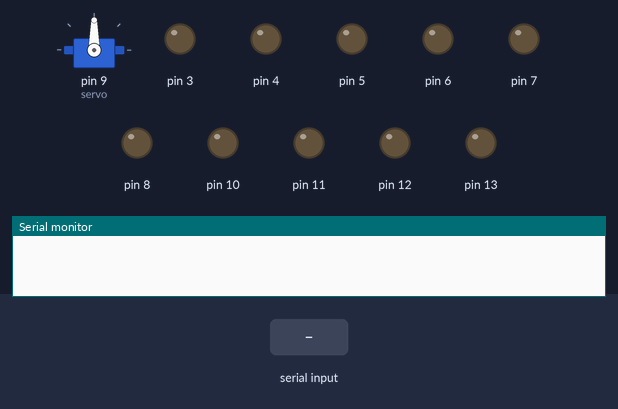
Simulated run of this sketch. Board: Arduino Uno, built with avr-gcc and run on an emulated ATmega328P. On the bench: servo, output pins drawn as LEDs (lit = HIGH), the last lines printed to the serial monitor. The test bench sets the inputs (shaded band).

Above: at 1.2 s.
1.3 s: "s,45\n" received over Serial
At 2.5 s:
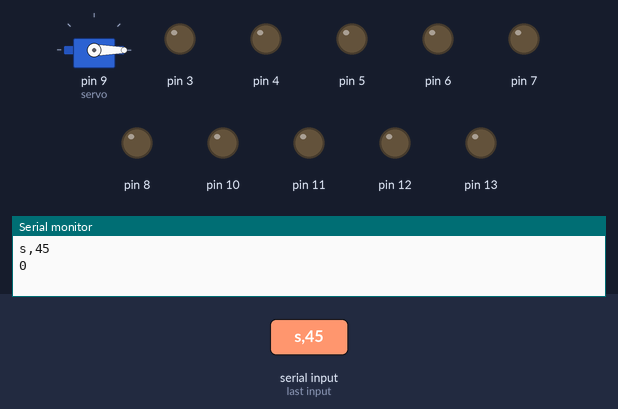
2.8 s: "s90\n" received over Serial
At 3.4 s:
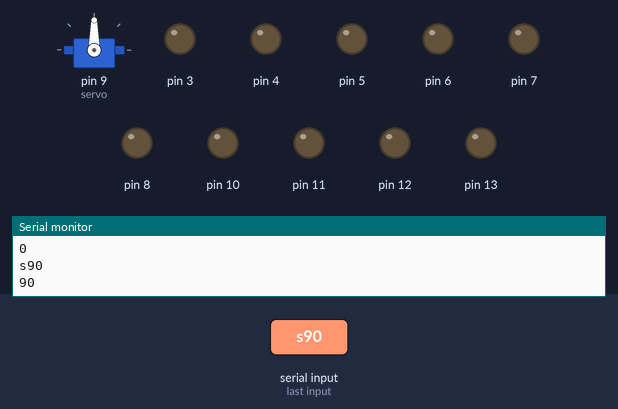
4.3 s: "s" received over Serial
At 4.7 s:
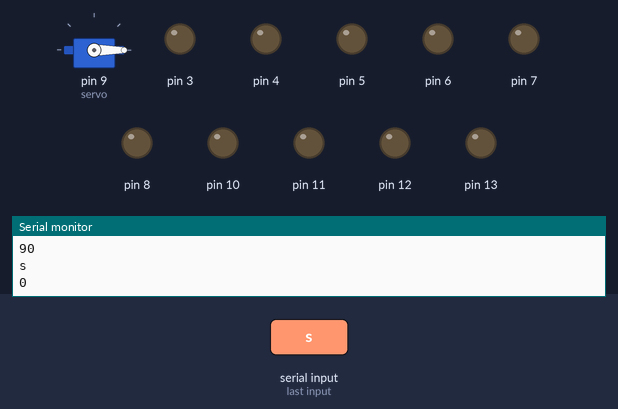
Timing chart, 0 to 7.3 s (numbered marks = the images above; inputs shaded):
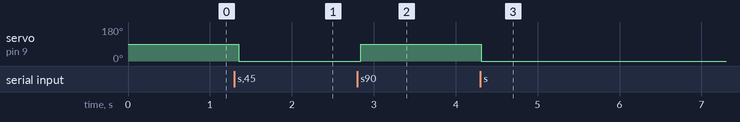

The sketch:

COMSerial.ino
```cpp
#include <Servo.h>
Servo servo;

String comando = "";
char leitura;
bool recebe = true;

void setup(){
  Serial.begin(9600);
  servo.attach(9);
  for(int i = 13; i>2; i--)
    pinMode(i, OUTPUT);
}

int concatenar(){
  char cmd[3] = {};
  for(int i = 0; i<=3; i++)
    cmd[i] = comando[i+1];
  Serial.println(comando);
  Serial.println(atoi(cmd));
  comando = "";
  return atoi(cmd);
}

void loop(){
  if(Serial.available()){
    while(Serial.available()){
      leitura = Serial.read();
      comando += leitura;
      delay(10);
    }
    if(comando[0] == 's'){
      servo.write(concatenar());
    }
    if(comando[0] == 'p'){
      short int porta = concatenar();
      digitalWrite(porta, !digitalRead(porta));
    }

  }
}
```

Measured:
- after the input at 1.3 s, servo on pin 9 (servo): 90° → 0° after 0.05 s
- after the input at 2.8 s, servo on pin 9 (servo): 0° → 90° at once
- after the input at 4.3 s, servo on pin 9 (servo): 90° → 0° at once
